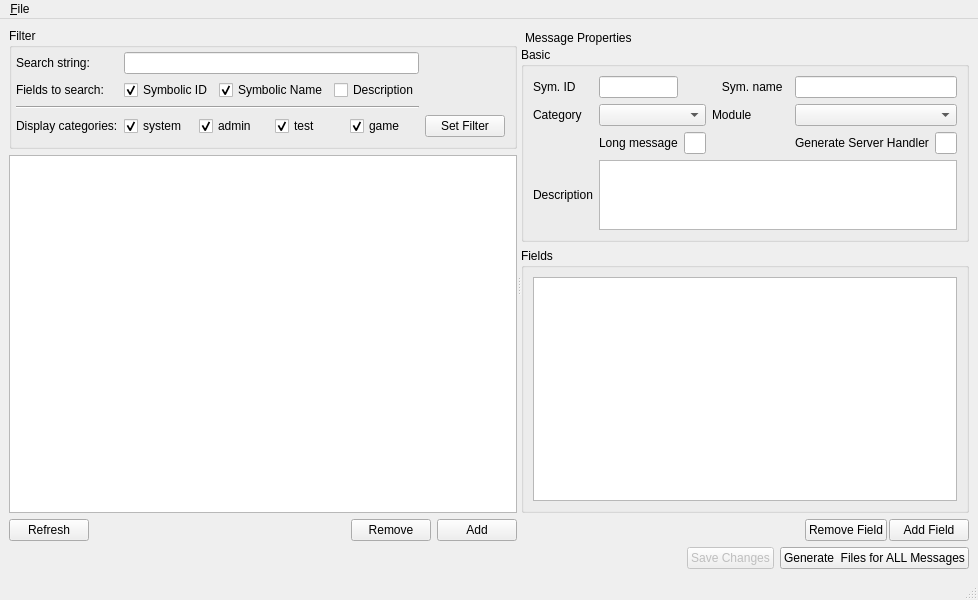
<ui version="4.0" >
 <class>MainWindow</class>
 <widget class="QMainWindow" name="MainWindow" >
  <property name="geometry" >
   <rect>
    <x>0</x>
    <y>0</y>
    <width>949</width>
    <height>600</height>
   </rect>
  </property>
  <property name="sizePolicy" >
   <sizepolicy vsizetype="Preferred" hsizetype="Preferred" >
    <horstretch>3</horstretch>
    <verstretch>0</verstretch>
   </sizepolicy>
  </property>
  <property name="windowTitle" >
   <string>MessageGenerator</string>
  </property>
  <widget class="QWidget" name="centralwidget" >
   <layout class="QVBoxLayout" name="verticalLayout_3" >
    <item>
     <widget class="QSplitter" name="splitter" >
      <property name="sizePolicy" >
       <sizepolicy vsizetype="Preferred" hsizetype="Expanding" >
        <horstretch>0</horstretch>
        <verstretch>2</verstretch>
       </sizepolicy>
      </property>
      <property name="orientation" >
       <enum>Qt::Horizontal</enum>
      </property>
      <widget class="QWidget" name="layoutWidget" >
       <layout class="QVBoxLayout" name="messagesWidgetLayout" >
        <property name="sizeConstraint" >
         <enum>QLayout::SetMaximumSize</enum>
        </property>
        <item>
         <widget class="QGroupBox" name="groupBox_3" >
          <property name="sizePolicy" >
           <sizepolicy vsizetype="Preferred" hsizetype="Preferred" >
            <horstretch>0</horstretch>
            <verstretch>0</verstretch>
           </sizepolicy>
          </property>
          <property name="title" >
           <string>Filter</string>
          </property>
          <property name="flat" >
           <bool>false</bool>
          </property>
          <property name="checkable" >
           <bool>false</bool>
          </property>
          <layout class="QHBoxLayout" name="horizontalLayout_6" >
           <property name="leftMargin" >
            <number>4</number>
           </property>
           <property name="topMargin" >
            <number>4</number>
           </property>
           <item>
            <layout class="QGridLayout" name="gridLayout_2" >
             <item row="2" column="1" >
              <widget class="QLineEdit" name="lineEditFilter" />
             </item>
             <item row="2" column="0" >
              <widget class="QLabel" name="label_6" >
               <property name="text" >
                <string>Search string:</string>
               </property>
              </widget>
             </item>
             <item row="5" column="0" >
              <widget class="QLabel" name="label_7" >
               <property name="text" >
                <string>Display categories:</string>
               </property>
              </widget>
             </item>
             <item row="3" column="1" >
              <layout class="QHBoxLayout" name="horizontalLayout_5" >
               <item>
                <widget class="QCheckBox" name="cbFilterApplySymID" >
                 <property name="text" >
                  <string>Symbolic ID</string>
                 </property>
                 <property name="checked" >
                  <bool>true</bool>
                 </property>
                </widget>
               </item>
               <item>
                <widget class="QCheckBox" name="cbFilterApplySymName" >
                 <property name="text" >
                  <string>Symbolic Name</string>
                 </property>
                 <property name="checked" >
                  <bool>true</bool>
                 </property>
                </widget>
               </item>
               <item>
                <widget class="QCheckBox" name="cbFilterApplyDescription" >
                 <property name="text" >
                  <string>Description</string>
                 </property>
                 <property name="checked" >
                  <bool>false</bool>
                 </property>
                </widget>
               </item>
              </layout>
             </item>
             <item row="5" column="1" >
              <layout class="QHBoxLayout" name="horizontalLayout_2" >
               <item>
                <widget class="QCheckBox" name="cbCategoryFilterSystem" >
                 <property name="text" >
                  <string>system</string>
                 </property>
                 <property name="checked" >
                  <bool>true</bool>
                 </property>
                </widget>
               </item>
               <item>
                <widget class="QCheckBox" name="cbCategoryFilterAdmin" >
                 <property name="text" >
                  <string>admin</string>
                 </property>
                 <property name="checked" >
                  <bool>true</bool>
                 </property>
                </widget>
               </item>
               <item>
                <widget class="QCheckBox" name="cbCategoryFilterTest" >
                 <property name="text" >
                  <string>test</string>
                 </property>
                 <property name="checked" >
                  <bool>true</bool>
                 </property>
                </widget>
               </item>
               <item>
                <widget class="QCheckBox" name="cbCategoryFilterGame" >
                 <property name="text" >
                  <string>game</string>
                 </property>
                 <property name="checked" >
                  <bool>true</bool>
                 </property>
                </widget>
               </item>
              </layout>
             </item>
             <item row="4" column="0" colspan="2" >
              <widget class="Line" name="line" >
               <property name="orientation" >
                <enum>Qt::Horizontal</enum>
               </property>
              </widget>
             </item>
             <item row="3" column="0" >
              <widget class="QLabel" name="label_8" >
               <property name="text" >
                <string>Fields to search:</string>
               </property>
              </widget>
             </item>
             <item row="5" column="2" >
              <widget class="QPushButton" name="btnSetFilter" >
               <property name="text" >
                <string>Set Filter</string>
               </property>
               <property name="icon" >
                <iconset resource="images.qrc" >
                 <normaloff>:/img/img/table_go.png</normaloff>:/img/img/table_go.png</iconset>
               </property>
              </widget>
             </item>
            </layout>
           </item>
           <item>
            <spacer name="horizontalSpacer_4" >
             <property name="orientation" >
              <enum>Qt::Horizontal</enum>
             </property>
             <property name="sizeHint" stdset="0" >
              <size>
               <width>40</width>
               <height>20</height>
              </size>
             </property>
            </spacer>
           </item>
          </layout>
         </widget>
        </item>
        <item>
         <widget class="QTableView" name="messageTable" >
          <property name="sizePolicy" >
           <sizepolicy vsizetype="Expanding" hsizetype="Expanding" >
            <horstretch>2</horstretch>
            <verstretch>0</verstretch>
           </sizepolicy>
          </property>
         </widget>
        </item>
        <item>
         <layout class="QHBoxLayout" name="horizontalLayout_3" >
          <item>
           <widget class="QPushButton" name="btnRefresh" >
            <property name="text" >
             <string>Refresh</string>
            </property>
            <property name="icon" >
             <iconset resource="images.qrc" >
              <normaloff>:/img/img/arrow_refresh.png</normaloff>:/img/img/arrow_refresh.png</iconset>
            </property>
           </widget>
          </item>
          <item>
           <spacer name="horizontalSpacer_2" >
            <property name="orientation" >
             <enum>Qt::Horizontal</enum>
            </property>
            <property name="sizeHint" stdset="0" >
             <size>
              <width>40</width>
              <height>20</height>
             </size>
            </property>
           </spacer>
          </item>
          <item>
           <widget class="QPushButton" name="btnRemove" >
            <property name="text" >
             <string>Remove</string>
            </property>
            <property name="icon" >
             <iconset resource="images.qrc" >
              <normaloff>:/img/img/delete.png</normaloff>:/img/img/delete.png</iconset>
            </property>
           </widget>
          </item>
          <item>
           <widget class="QPushButton" name="btnAdd" >
            <property name="text" >
             <string>Add</string>
            </property>
            <property name="icon" >
             <iconset resource="images.qrc" >
              <normaloff>:/img/img/add.png</normaloff>:/img/img/add.png</iconset>
            </property>
           </widget>
          </item>
         </layout>
        </item>
       </layout>
       <zorder>messageTable</zorder>
       <zorder>groupBox_3</zorder>
      </widget>
      <widget class="QDockWidget" name="propertyWidget" >
       <property name="sizePolicy" >
        <sizepolicy vsizetype="Preferred" hsizetype="Preferred" >
         <horstretch>0</horstretch>
         <verstretch>0</verstretch>
        </sizepolicy>
       </property>
       <property name="baseSize" >
        <size>
         <width>0</width>
         <height>0</height>
        </size>
       </property>
       <property name="floating" >
        <bool>false</bool>
       </property>
       <property name="features" >
        <set>QDockWidget::DockWidgetMovable</set>
       </property>
       <property name="allowedAreas" >
        <set>Qt::AllDockWidgetAreas</set>
       </property>
       <property name="windowTitle" >
        <string>Message Properties</string>
       </property>
       <widget class="QWidget" name="dockWidgetContents" >
        <layout class="QVBoxLayout" name="verticalLayout" >
         <property name="margin" >
          <number>0</number>
         </property>
         <item>
          <widget class="QGroupBox" name="groupBox" >
           <property name="sizePolicy" >
            <sizepolicy vsizetype="Preferred" hsizetype="Preferred" >
             <horstretch>0</horstretch>
             <verstretch>1</verstretch>
            </sizepolicy>
           </property>
           <property name="title" >
            <string>Basic</string>
           </property>
           <layout class="QGridLayout" name="gridLayout" >
            <property name="sizeConstraint" >
             <enum>QLayout::SetDefaultConstraint</enum>
            </property>
            <property name="horizontalSpacing" >
             <number>6</number>
            </property>
            <item row="0" column="0" >
             <widget class="QLabel" name="label_10" >
              <property name="text" >
               <string>Sym. ID</string>
              </property>
             </widget>
            </item>
            <item row="0" column="1" >
             <widget class="QLineEdit" name="editSymID" >
              <property name="sizePolicy" >
               <sizepolicy vsizetype="Fixed" hsizetype="Expanding" >
                <horstretch>4</horstretch>
                <verstretch>0</verstretch>
               </sizepolicy>
              </property>
             </widget>
            </item>
            <item row="5" column="1" colspan="6" >
             <widget class="QPlainTextEdit" name="editDescription" />
            </item>
            <item row="5" column="0" >
             <widget class="QLabel" name="label_5" >
              <property name="text" >
               <string>Description</string>
              </property>
             </widget>
            </item>
            <item row="1" column="0" >
             <widget class="QLabel" name="label_2" >
              <property name="sizePolicy" >
               <sizepolicy vsizetype="Preferred" hsizetype="Preferred" >
                <horstretch>0</horstretch>
                <verstretch>0</verstretch>
               </sizepolicy>
              </property>
              <property name="text" >
               <string>Category</string>
              </property>
             </widget>
            </item>
            <item row="1" column="1" colspan="2" >
             <widget class="QComboBox" name="editCategory" >
              <property name="sizePolicy" >
               <sizepolicy vsizetype="Fixed" hsizetype="Preferred" >
                <horstretch>3</horstretch>
                <verstretch>0</verstretch>
               </sizepolicy>
              </property>
             </widget>
            </item>
            <item row="1" column="5" colspan="2" >
             <widget class="QComboBox" name="editGroup" >
              <property name="sizePolicy" >
               <sizepolicy vsizetype="Fixed" hsizetype="Preferred" >
                <horstretch>3</horstretch>
                <verstretch>0</verstretch>
               </sizepolicy>
              </property>
             </widget>
            </item>
            <item row="4" column="5" >
             <widget class="QLabel" name="label_3" >
              <property name="text" >
               <string>Generate Server Handler</string>
              </property>
             </widget>
            </item>
            <item row="4" column="6" >
             <widget class="QLineEdit" name="editGenHandler" >
              <property name="sizePolicy" >
               <sizepolicy vsizetype="Fixed" hsizetype="Expanding" >
                <horstretch>4</horstretch>
                <verstretch>0</verstretch>
               </sizepolicy>
              </property>
              <property name="readOnly" >
               <bool>false</bool>
              </property>
             </widget>
            </item>
            <item row="0" column="5" colspan="2" >
             <widget class="QLineEdit" name="editSymName" >
              <property name="sizePolicy" >
               <sizepolicy vsizetype="Fixed" hsizetype="Expanding" >
                <horstretch>3</horstretch>
                <verstretch>0</verstretch>
               </sizepolicy>
              </property>
             </widget>
            </item>
            <item row="0" column="3" >
             <widget class="QLabel" name="label_4" >
              <property name="sizePolicy" >
               <sizepolicy vsizetype="Preferred" hsizetype="Preferred" >
                <horstretch>0</horstretch>
                <verstretch>0</verstretch>
               </sizepolicy>
              </property>
              <property name="text" >
               <string>   Sym. name</string>
              </property>
             </widget>
            </item>
            <item row="1" column="3" >
             <widget class="QLabel" name="label_9" >
              <property name="sizePolicy" >
               <sizepolicy vsizetype="Preferred" hsizetype="Preferred" >
                <horstretch>0</horstretch>
                <verstretch>0</verstretch>
               </sizepolicy>
              </property>
              <property name="text" >
               <string>Module</string>
              </property>
             </widget>
            </item>
            <item row="4" column="1" >
             <widget class="QLabel" name="label_11" >
              <property name="text" >
               <string>Long message</string>
              </property>
             </widget>
            </item>
            <item row="4" column="2" >
             <widget class="QLineEdit" name="editLongMessage" >
              <property name="sizePolicy" >
               <sizepolicy vsizetype="Fixed" hsizetype="Expanding" >
                <horstretch>4</horstretch>
                <verstretch>0</verstretch>
               </sizepolicy>
              </property>
              <property name="readOnly" >
               <bool>false</bool>
              </property>
             </widget>
            </item>
           </layout>
          </widget>
         </item>
         <item>
          <widget class="QGroupBox" name="groupBox_2" >
           <property name="sizePolicy" >
            <sizepolicy vsizetype="Preferred" hsizetype="Preferred" >
             <horstretch>0</horstretch>
             <verstretch>2</verstretch>
            </sizepolicy>
           </property>
           <property name="title" >
            <string>Fields</string>
           </property>
           <layout class="QVBoxLayout" name="verticalLayout_2" >
            <item>
             <widget class="QTableView" name="fieldTable" >
              <property name="autoScroll" >
               <bool>true</bool>
              </property>
             </widget>
            </item>
           </layout>
          </widget>
         </item>
         <item>
          <layout class="QHBoxLayout" name="horizontalLayout_4" >
           <property name="spacing" >
            <number>2</number>
           </property>
           <property name="sizeConstraint" >
            <enum>QLayout::SetMinimumSize</enum>
           </property>
           <item>
            <spacer name="horizontalSpacer_3" >
             <property name="orientation" >
              <enum>Qt::Horizontal</enum>
             </property>
             <property name="sizeType" >
              <enum>QSizePolicy::Expanding</enum>
             </property>
             <property name="sizeHint" stdset="0" >
              <size>
               <width>40</width>
               <height>20</height>
              </size>
             </property>
            </spacer>
           </item>
           <item>
            <widget class="QPushButton" name="btnRemoveField" >
             <property name="text" >
              <string>Remove Field</string>
             </property>
             <property name="icon" >
              <iconset resource="images.qrc" >
               <normaloff>:/img/img/delete.png</normaloff>:/img/img/delete.png</iconset>
             </property>
            </widget>
           </item>
           <item>
            <widget class="QPushButton" name="btnAddField" >
             <property name="text" >
              <string>Add Field</string>
             </property>
             <property name="icon" >
              <iconset resource="images.qrc" >
               <normaloff>:/img/img/add.png</normaloff>:/img/img/add.png</iconset>
             </property>
            </widget>
           </item>
          </layout>
         </item>
        </layout>
       </widget>
      </widget>
     </widget>
    </item>
    <item>
     <layout class="QHBoxLayout" name="horizontalLayout" >
      <property name="spacing" >
       <number>6</number>
      </property>
      <property name="sizeConstraint" >
       <enum>QLayout::SetMinimumSize</enum>
      </property>
      <item>
       <spacer name="horizontalSpacer" >
        <property name="orientation" >
         <enum>Qt::Horizontal</enum>
        </property>
        <property name="sizeHint" stdset="0" >
         <size>
          <width>40</width>
          <height>20</height>
         </size>
        </property>
       </spacer>
      </item>
      <item>
       <widget class="QLabel" name="lblChanges" >
        <property name="palette" >
         <palette>
          <active>
           <colorrole role="WindowText" >
            <brush brushstyle="SolidPattern" >
             <color alpha="255" >
              <red>255</red>
              <green>0</green>
              <blue>0</blue>
             </color>
            </brush>
           </colorrole>
          </active>
          <inactive>
           <colorrole role="WindowText" >
            <brush brushstyle="SolidPattern" >
             <color alpha="255" >
              <red>255</red>
              <green>0</green>
              <blue>0</blue>
             </color>
            </brush>
           </colorrole>
          </inactive>
          <disabled>
           <colorrole role="WindowText" >
            <brush brushstyle="SolidPattern" >
             <color alpha="255" >
              <red>118</red>
              <green>116</green>
              <blue>108</blue>
             </color>
            </brush>
           </colorrole>
          </disabled>
         </palette>
        </property>
        <property name="text" >
         <string/>
        </property>
       </widget>
      </item>
      <item>
       <widget class="QPushButton" name="btnSaveChanges" >
        <property name="enabled" >
         <bool>false</bool>
        </property>
        <property name="text" >
         <string>Save Changes</string>
        </property>
        <property name="icon" >
         <iconset resource="images.qrc" >
          <normaloff>:/img/img/disk_multiple.png</normaloff>:/img/img/disk_multiple.png</iconset>
        </property>
       </widget>
      </item>
      <item>
       <widget class="QPushButton" name="btnGenerate" >
        <property name="text" >
         <string>Generate  Files for ALL Messages</string>
        </property>
        <property name="icon" >
         <iconset resource="images.qrc" >
          <normaloff>:/img/img/cog_go.png</normaloff>:/img/img/cog_go.png</iconset>
        </property>
       </widget>
      </item>
     </layout>
    </item>
   </layout>
  </widget>
  <widget class="QMenuBar" name="menubar" >
   <property name="geometry" >
    <rect>
     <x>0</x>
     <y>0</y>
     <width>949</width>
     <height>21</height>
    </rect>
   </property>
   <widget class="QMenu" name="menuFile" >
    <property name="title" >
     <string>&amp;File</string>
    </property>
    <addaction name="actionExit" />
   </widget>
   <addaction name="menuFile" />
  </widget>
  <widget class="QStatusBar" name="statusbar" />
  <action name="actionExit" >
   <property name="text" >
    <string>E&amp;xit</string>
   </property>
  </action>
 </widget>
 <tabstops>
  <tabstop>btnSaveChanges</tabstop>
  <tabstop>lineEditFilter</tabstop>
  <tabstop>cbFilterApplySymID</tabstop>
  <tabstop>cbFilterApplySymName</tabstop>
  <tabstop>cbFilterApplyDescription</tabstop>
  <tabstop>cbCategoryFilterSystem</tabstop>
  <tabstop>cbCategoryFilterAdmin</tabstop>
  <tabstop>cbCategoryFilterTest</tabstop>
  <tabstop>cbCategoryFilterGame</tabstop>
  <tabstop>btnSetFilter</tabstop>
  <tabstop>messageTable</tabstop>
  <tabstop>btnRefresh</tabstop>
  <tabstop>btnRemove</tabstop>
  <tabstop>btnAdd</tabstop>
  <tabstop>btnRemoveField</tabstop>
  <tabstop>btnAddField</tabstop>
  <tabstop>btnGenerate</tabstop>
  <tabstop>editSymID</tabstop>
  <tabstop>editCategory</tabstop>
  <tabstop>editGroup</tabstop>
  <tabstop>editGenHandler</tabstop>
  <tabstop>editDescription</tabstop>
  <tabstop>fieldTable</tabstop>
 </tabstops>
 <resources>
  <include location="images.qrc" />
 </resources>
 <connections>
  <connection>
   <sender>actionExit</sender>
   <signal>triggered()</signal>
   <receiver>MainWindow</receiver>
   <slot>close()</slot>
   <hints>
    <hint type="sourcelabel" >
     <x>-1</x>
     <y>-1</y>
    </hint>
    <hint type="destinationlabel" >
     <x>471</x>
     <y>299</y>
    </hint>
   </hints>
  </connection>
 </connections>
</ui>
